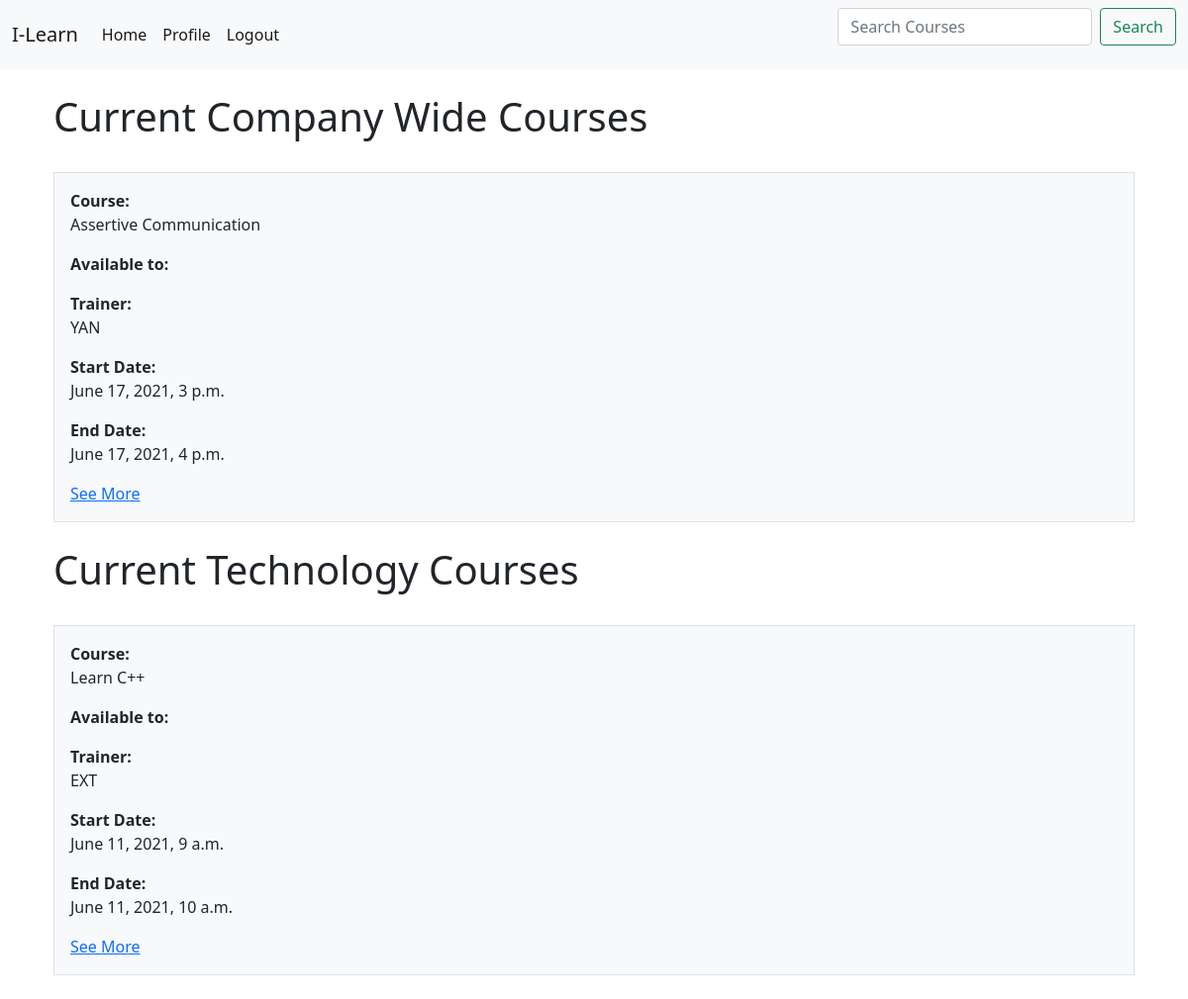
/ (signed in), run on the app's committed database.
### booking/models.py (models this page shows, shortened)
class Course(models.Model):
    staff=(
        ('CAL', 'CALUM'),
        ('YAN', 'YANNA'),
        ('HAN', 'HANNA'),
        ('EXT', 'EXTERNAL'),
    )
    divisions = (
        ('GLO','Company Wide'),
        ('OPE','Operations'),
        ('TEC','Technology'),
        ('FIN','Finance'),
        ('MAR','Marketing'),
    )
    courseNumber = models.IntegerField()
    courseName = models.CharField(max_length=200)
    courseDesc = models.CharField(max_length=500)
    host = models.CharField(max_length=3, choices=staff)
    min_participants = models.IntegerField()
    max_participants = models.IntegerField()
    start_date = models.DateTimeField()
    end_date = models.DateTimeField()
    program = models.ForeignKey(Programs, on_delete=models.CASCADE, default=4)
    division_access = models.CharField(max_length=3, choices=divisions, default='GLO')
    image=models.ImageField(default='course.jpg',upload_to='course_photos') #Setting the users profile pic
    course_completed = models.BooleanField(blank=True)

### booking/views.py (the view)
# urls.py: path('', views.home, name='home'),
def home(request):
    attendents = attendees.objects.all()
    courses = Course.objects.all()
    TEC_courses = Course.objects.filter(division_access="TEC")
    OPE_courses = Course.objects.filter(division_access="OPE")
    FIN_courses = Course.objects.filter(division_access="FIN")
    MAR_courses = Course.objects.filter(division_access="MAR")
    GLO_courses = Course.objects.filter(division_access="GLO")
    context = {'attendees' : attendents, 'course': courses, 'TEC_courses':TEC_courses, 'OPE_courses':OPE_courses, 'FIN_courses':FIN_courses, 'MAR_courses':MAR_courses, 'GLO_courses':GLO_courses}
    search_input = request.GET.get('search-area') or '' #Getting the value of the searchbar from HTML template
    if search_input: #If there is a value in there
        context['course'] = context['course'].filter(courseName__icontains=search_input) #Creating a queryset which filters the course object so if it contains the value in search bar it will appear, that is icontains
    return render(request, 'booking/home.html', context)

### booking/templates/booking/home.html (shortened to what this page needs)
{% extends "booking/base.html" %}
{% block content %}
<div class="container px-4">
    <br>
    <h1>Current Company Wide Courses</h1>
    <br>
    {% for c in GLO_courses %}
    {% if not c.course_completed %}
      <div class="col">
       <div class="p-3 border bg-light">
           <b>Course: </b><p>{{c.courseName}}</p>
           <b>Available to:</b><p>{{c.division}}</p>
           <b>Trainer: </b><p>{{c.host}}</p>
           <b>Start Date: </b><p>{{c.start_date}}</p>
           <b>End Date: </b><p>{{c.end_date}}</p>
           <a href="{% url 'book' c.id %}">See More</a>
        </div>
      </div>
      <br>
      {% endif %}
    {% endfor %}
    {% if request.user.profile.division == "TEC" %}
    <h1>Current Technology Courses</h1>
    <br>
    {% for c in TEC_courses %}
    {% if not c.course_completed %}
      <div class="col">
       <div class="p-3 border bg-light">
           <b>Course: </b><p>{{c.courseName}}</p>
           <b>Available to:</b><p>{{c.division}}</p>
           <b>Trainer: </b><p>{{c.host}}</p>
           <b>Start Date: </b><p>{{c.start_date}}</p>
           <b>End Date: </b><p>{{c.end_date}}</p>
           <a href="{% url 'book' c.id %}">See More</a>
        </div>
      </div>
      <br>
      {% endif %}
    {% endfor %}
    {% endif %}
  </div>
{% endblock content %}

### data on the page
Course: courseName "Assertive Communication", host "YAN", start_date "June 17, 2021, 3 p.m.", end_date "June 17, 2021, 4 p.m."
Course: courseName "Learn C++", host "EXT", start_date "June 11, 2021, 9 a.m.", end_date "June 11, 2021, 10 a.m."
